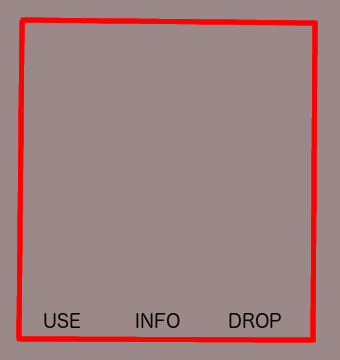
//> input picture Aemora/images/gui/inv.png, 340 x 360 px
$ ./test_gray Aemora/images/gui/inv.png   (built with g++ and OpenCV 4)
//> lines starting //> are read from the running program, lines starting //| are printed output that depends on the picture
#include <cv.h>
#include <highgui.h>
#include <opencv2/opencv.hpp>
#include <stdio.h>
#include <iostream>
#include <fstream>
#include <stdlib.h>
#include <vector>

using namespace cv;

Mat makeGray(Mat ori);
Mat resize(Mat ori, double x, double y);
Mat blur(Mat ori, double factor);
Mat edges_sobel(Mat ori);
Mat edges_canny_test(Mat ori);
Mat edges_canny_method(Mat ori, int lowThreshold);
void createPPM(Mat ori, std::string filename);

//double accum = [][][];

int main( int argc, char** argv )
{
 char* imageName = argv[1];

 Mat image;
 Mat n_image;

 image = imread( imageName, 1 );
//> image is the input picture: 360 rows x 340 cols, CV_8UC3; mean B, G, R 129, 129, 159.5
 image = resize(image, 0.1, 0.1);

 n_image = makeGray(image);
 n_image = blur(n_image, 2.5);
 //namedWindow( imageName, CV_WINDOW_AUTOSIZE );
 //namedWindow( "Gray image", CV_WINDOW_AUTOSIZE );
 Mat sobel_image = edges_sobel(n_image);
 Mat canny_image = edges_canny(n_image, 30);
 imshow( "Original", image );
 imshow( "Initial", n_image );
 imshow("Sobel", sobel_image);
 imshow("Canny", canny_image);
 createPPM(canny_image, "easy.ppm");
 waitKey(0);

 return 0;
}
Mat resize(Mat ori, double x, double y){
//> called with x = 0.1, y = 0.1
  Mat n_size;
  resize(ori, n_size, Size(), x, y, CV_INTER_AREA);
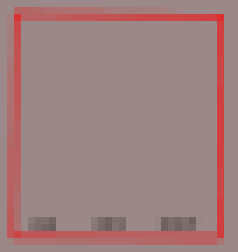
//> n_size: 36 rows x 34 cols, CV_8UC3 (shown 7 times larger); mean B, G, R 129, 129, 159.6
  return n_size;
}
Mat makeGray(Mat ori){
  Mat gray_image;
  cvtColor( ori, gray_image, CV_BGR2GRAY );
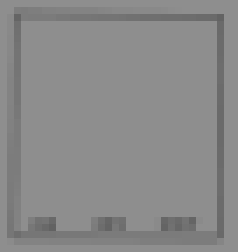
//> gray_image: 36 rows x 34 cols, CV_8UC1 (shown 7 times larger); min 98, max 142, mean 137.8
  imwrite( "../../images/Gray_Image.jpg", gray_image );
  return gray_image;
}
Mat blur(Mat ori, double factor){
//> called with factor = 2.5
  Mat blurred_image;
  GaussianBlur(ori, blurred_image, Size(), factor, 0, BORDER_DEFAULT);
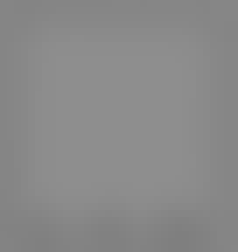
//> blurred_image: 36 rows x 34 cols, CV_8UC1 (shown 7 times larger); min 127, max 142, mean 137.3
  return blurred_image;
}
Mat edges_sobel(Mat ori){
  Mat gradx, grady;
  Mat absgradx, absgrady;
  Mat grad;

  Sobel( ori, gradx, CV_16S, 1, 0, 3, 1, 0, BORDER_DEFAULT );
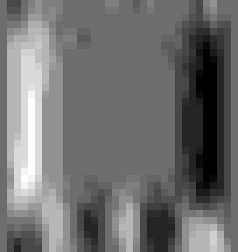
//> gradx: 36 rows x 34 cols, CV_16SC1 (shown 7 times larger); min -12, max 16, mean 0.234; drawn with min black and max white
  convertScaleAbs( gradx, absgradx );
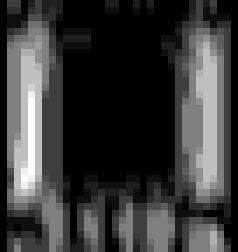
//> absgradx: 36 rows x 34 cols, CV_8UC1 (shown 7 times larger); min 0, max 16, mean 3.6; drawn with min black and max white
//> (the run ends here: the program needs code that is not available in this run, at `Mat canny_image = edges_canny(n_image, 30);`)
